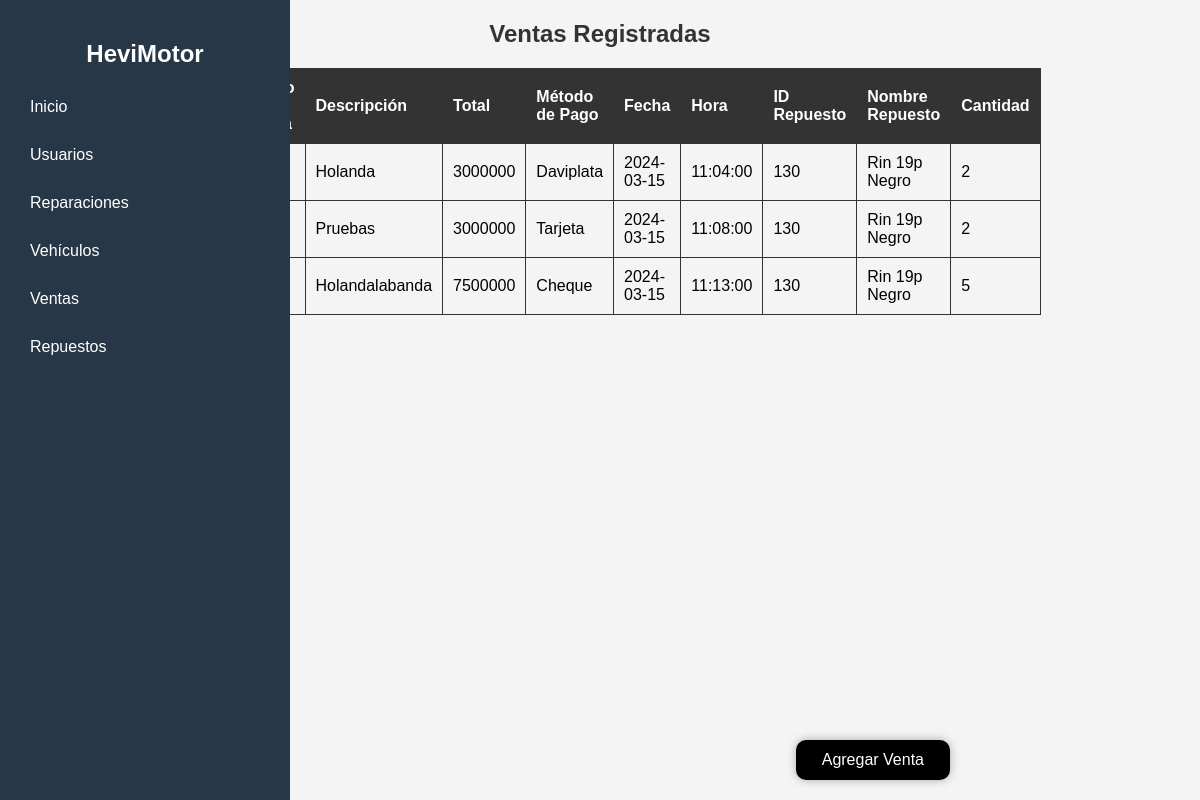
Screenshot of /ventas2.0/selectventa.php with the database file from the repository.
### tables this page shows
CREATE TABLE `ventas` (
  `Id_Venta` int(11) NOT NULL,
  `desc_Venta` text NOT NULL,
  `fecha` date NOT NULL,
  `Numero_Factura` int(11) NOT NULL
);

CREATE TABLE `facturas` (
  `Num_Factura` int(5) NOT NULL,
  `Total` int(15) NOT NULL,
  `Metodo_Pago` varchar(20) NOT NULL,
  `Fecha` date NOT NULL,
  `Hora` time NOT NULL
);

CREATE TABLE `detallefactura` (
  `id_Detalle` int(11) NOT NULL,
  `id_factura` int(5) NOT NULL,
  `id_Repuesto` int(11) NOT NULL,
  `cantidad` int(11) NOT NULL
);

CREATE TABLE `repuestos` (
  `Id_Repuesto` int(11) NOT NULL,
  `Proveedor` int(11) NOT NULL,
  `Nombre_Repuesto` varchar(50) NOT NULL,
  `Marca` varchar(50) NOT NULL,
  `Modelo` varchar(50) NOT NULL,
  `Categoria` varchar(50) NOT NULL,
  `Numero_Parte_Fabricante` varchar(50) NOT NULL,
  `Precio` int(12) NOT NULL,
  `Cantidad_Stock` int(5) NOT NULL,
  `Fecha_Ingreso` date NOT NULL,
  `Descripcion` text NOT NULL
);

### ventas2.0/selectventa.php (the view, shortened to what this page needs)
<!DOCTYPE html>
<html lang="es">
<head>
</head>
<body>
<div class="content">
    <h2>Ventas Registradas</h2>
    <?php
    $servername = "localhost";
    $username = "root";
    $password = "";
    $dbname = "hevimotormysql";
    $conn = new mysqli($servername, $username, $password, $dbname);
    $sql_ventas = "SELECT v.id_Venta, v.Numero_Factura, v.desc_Venta, f.Total, f.Metodo_Pago, f.Fecha, f.hora, d.id_Repuesto, r.Nombre_Repuesto, d.cantidad
                  FROM ventas v
                  INNER JOIN facturas f ON v.Numero_Factura = f.Num_Factura
                  INNER JOIN detallefactura d ON v.Numero_Factura = d.Id_Factura
                  INNER JOIN repuestos r ON d.id_repuesto = r.Id_Repuesto";
    $result_ventas = $conn->query($sql_ventas);
    if ($result_ventas->num_rows > 0) {
        echo "<table>";
        echo "<tr><th>ID Venta</th><th>Número de Factura</th><th>Descripción</th><th>Total</th><th>Método de Pago</th><th>Fecha</th><th>Hora</th><th>ID Repuesto</th><th>Nombre Repuesto</th><th>Cantidad</th></tr>";
        while ($row_venta = $result_ventas->fetch_assoc()) {
            echo "<tr>";
            echo "<td>" . $row_venta["id_Venta"] . "</td>";
            echo "<td>" . $row_venta["Numero_Factura"] . "</td>";
            echo "<td>" . $row_venta["desc_Venta"] . "</td>";
            echo "<td>" . $row_venta["Total"] . "</td>";
            echo "<td>" . $row_venta["Metodo_Pago"] . "</td>";
            echo "<td>" . $row_venta["Fecha"] . "</td>";
            echo "<td>" . $row_venta["hora"] . "</td>";
            echo "<td>" . $row_venta["id_Repuesto"] . "</td>";
            echo "<td>" . $row_venta["Nombre_Repuesto"] . "</td>";
            echo "<td>" . $row_venta["cantidad"] . "</td>";
            echo "</tr>";
        }
        echo "</table>";
    } else {
        echo "<p>No hay ventas registradas.</p>";
    }
    ?>
    <div class="container3">
        <button onclick="location.href='addventa.php'">Agregar Venta</button>
    </div>
    <div class="sidebar">
        <h2>HeviMotor</h2>
        <ul>
            <?php
            $menuItems = array(
                "Inicio" => "../pantallas/pantallaprincipal.php",
                "Usuarios" => "../usuarios/selectusuarios.php",
                "Reparaciones" => "../reparaciones/selectreparacion.php",
                "Vehículos" => "../vehiculos/selectvehicle.php",
                "Ventas" => "../ventas/selectventa.php",
                "Repuestos" => "../repuestos/selectrepuestos.php"
            );
            foreach ($menuItems as $itemName => $itemLink) {
                echo "<li><a href=\"$itemLink\">$itemName</a></li>";
            }
            ?>
        </ul>
    </div>
</div>
</body>
</html>

### ventas2.0/selectventa.php (style rules this page uses)
body { font-family: Arial, sans-serif; background-color: #f4f4f4; margin: 0; padding: 0; }
h2 { text-align: center; color: #333; }
table { width: 65%; margin: 20px auto; border-collapse: collapse; }
table, th, td { border: 1px solid #333; }
th { background-color: #333; color: #fff; }
th, td { padding: 10px; text-align: left; }
.container3 { position: fixed; bottom: 20px; right: 250px; background-color: black; padding: 10px 20px; border-radius: 10px; box-shadow: 0 0 10px rgba(0, 0, 0, 0.3); }
button { color: white; background-color: transparent; border: none; outline: none; cursor: pointer; font-size: 16px; }
.sidebar { background-color: rgb(40,55,71); color: #fff; width: 250px; padding: 20px; position: fixed; top: 0; bottom: 0; left: 0; }
.sidebar h2 { margin-bottom: 20px; color: #fff; }
.sidebar ul { list-style-type: none; padding: 0; }
.sidebar ul li { margin-bottom: 10px; }
.sidebar ul li a { color: #fff; text-decoration: none; display: block; padding: 10px; border-radius: 5px; transition: background-color 0.3s ease, color 0.3s ease; }

### rows the page displays
ventas: desc_Venta "Holanda", Numero_Factura.Total "3000000", Numero_Factura.Metodo_Pago "Daviplata", Numero_Factura.Fecha "2024-03-15", Numero_Factura.Hora "11:04:00", detallefactura.id_Repuesto "130", repuestos.Nombre_Repuesto "Rin 19p Negro", detallefactura.cantidad "2"
ventas: desc_Venta "Pruebas", Numero_Factura.Total "3000000", Numero_Factura.Metodo_Pago "Tarjeta", Numero_Factura.Fecha "2024-03-15", Numero_Factura.Hora "11:08:00", detallefactura.id_Repuesto "130", repuestos.Nombre_Repuesto "Rin 19p Negro", detallefactura.cantidad "2"
ventas: desc_Venta "Holandalabanda", Numero_Factura.Total "7500000", Numero_Factura.Metodo_Pago "Cheque", Numero_Factura.Fecha "2024-03-15", Numero_Factura.Hora "11:13:00", detallefactura.id_Repuesto "130", repuestos.Nombre_Repuesto "Rin 19p Negro", detallefactura.cantidad "5"

### other values shown
$itemName "Inicio"
$itemName "Usuarios"
$itemName "Reparaciones"
$itemName "Vehículos"
$itemName "Ventas"
$itemName "Repuestos"
